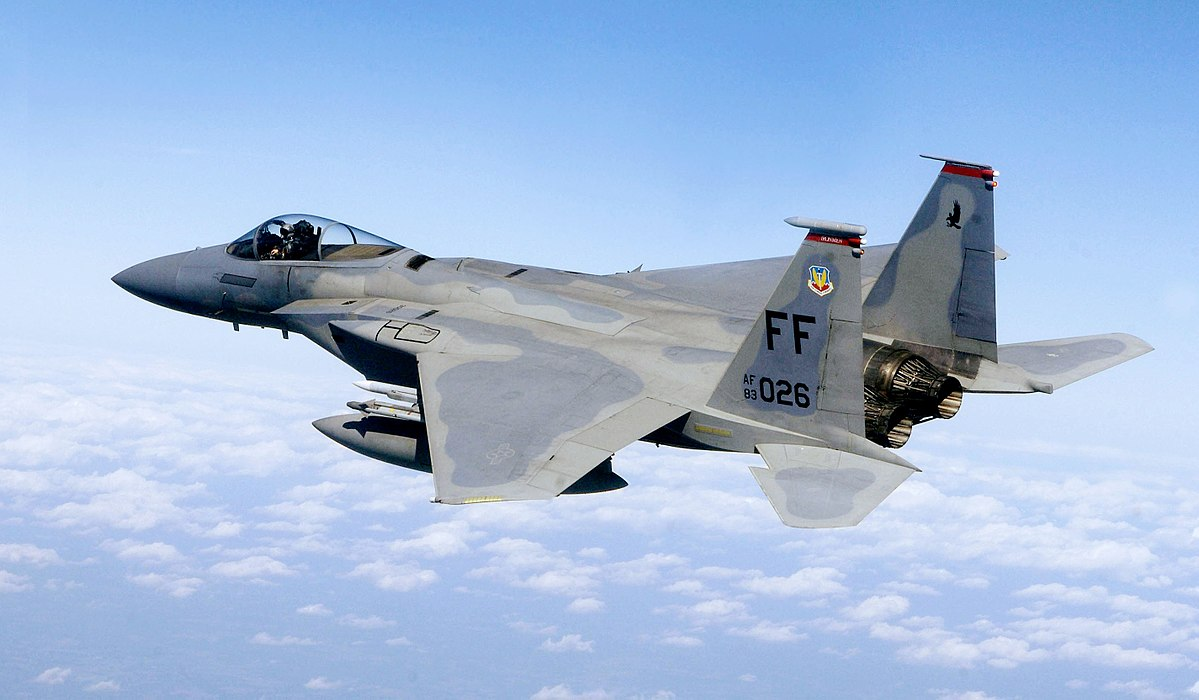
#> input picture f_15.JPG, 1199 x 700 px
$ python testing.py
#> lines starting #> are read from the running program, lines starting #| are printed output that depends on the picture
import numpy as np
from numpy.lib.stride_tricks import sliding_window_view
import cv2

def main():

    kernel_horizontal = np.array([[-1, -1, -1],
                               [0, 0, 0],
                               [1, 1, 1]])

    kernel_vertical = np.array([[-1, 0, 1],
                               [-1, 0, 1],
                               [-1, 0, 1]])


    # prepare the image and kernels
    test_img = cv2.imread("f_15.JPG")
#> test_img is the input picture: shape (700, 1199, 3); mean B, G, R 219, 186.6, 163
    kernels_horizontal = [kernel_horizontal for i in range(test_img.shape[-1])]
    kernels_vertical = [kernel_vertical for i in range(test_img.shape[-1])]

    # obtain separate feature maps
    feature_maps1 = prepareFeatureMaps(test_img)
#> in prepareFeatureMaps, `feature_maps = [fm for fm in np.dsplit(image, image.shape[-1])]`: feature_maps = 3 items
#> feature_maps1 = 3 items

    # convolve each layer
    convolved_horizontal = convolveMatrices(feature_maps1, kernels_horizontal)
#> the loop in convolveMatrices, `for fmap, kernel in zip(feature_maps, kernels):` made 3 passes
#> pass 1, in convolve, `output = summed.reshape((feature_map.shape[0] + 1 - kernel.shape[0]), ..`:
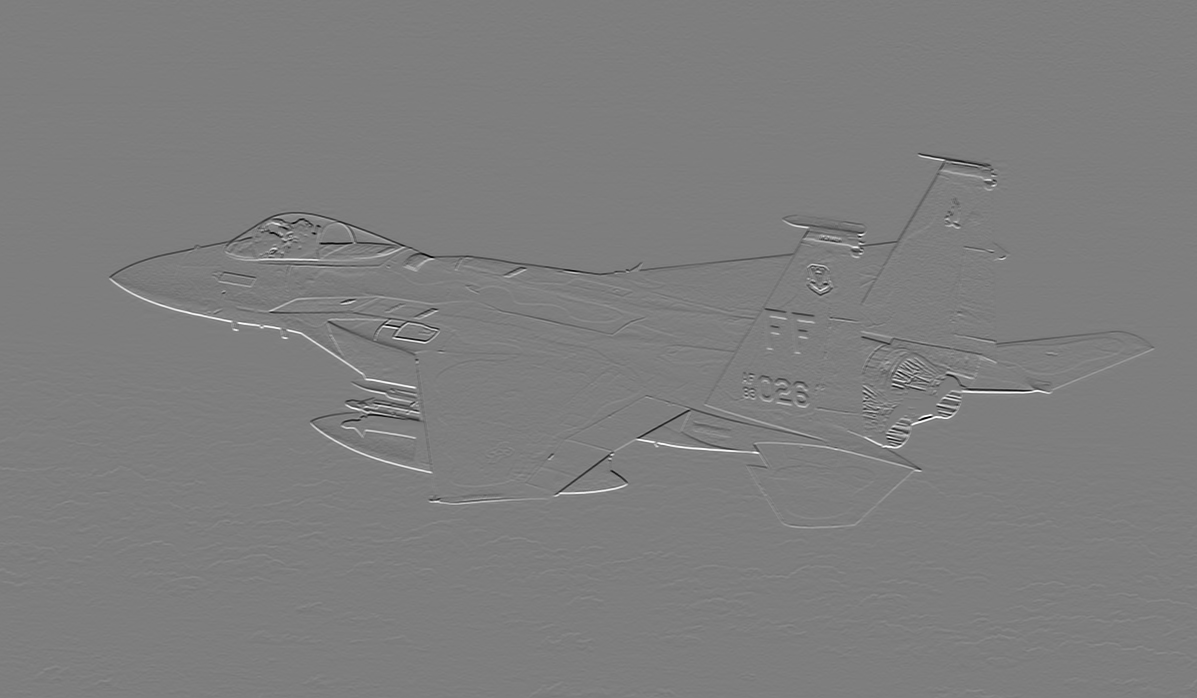
#> output: shape (698, 1197) int64; min -747, max 760, mean -0.1; drawn with min black and max white
#> convolved_horizontal = 3 items
    # convolve each layer
    convolved_vertical = convolveMatrices(feature_maps1, kernels_vertical)
#> the loop in convolveMatrices (call 2), `for fmap, kernel in zip(feature_maps, kernels):` made 3 passes
#> convolved_vertical = 3 items

    # turn the output into an image to evaluate
    stacked_horizontal = np.dstack(convolved_horizontal)
    # turn the output into an image to evaluate
    stacked_vertical = np.dstack(convolved_vertical)

    # save the images
    cv2.imwrite("horizontal_kernel_conv2.PNG", stacked_horizontal)
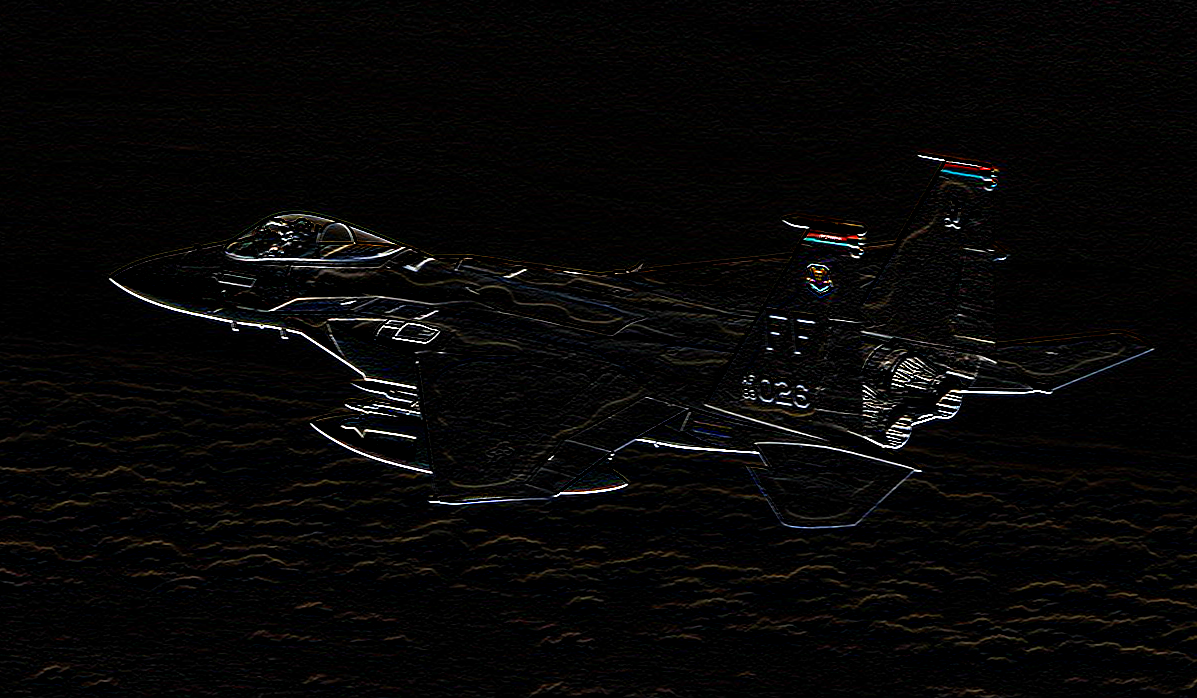
#> saved as horizontal_kernel_conv2.PNG: shape (698, 1197, 3); mean B, G, R 6.4, 6.6, 7.2
    cv2.imwrite("vertical_kernel_conv2.PNG", stacked_vertical)
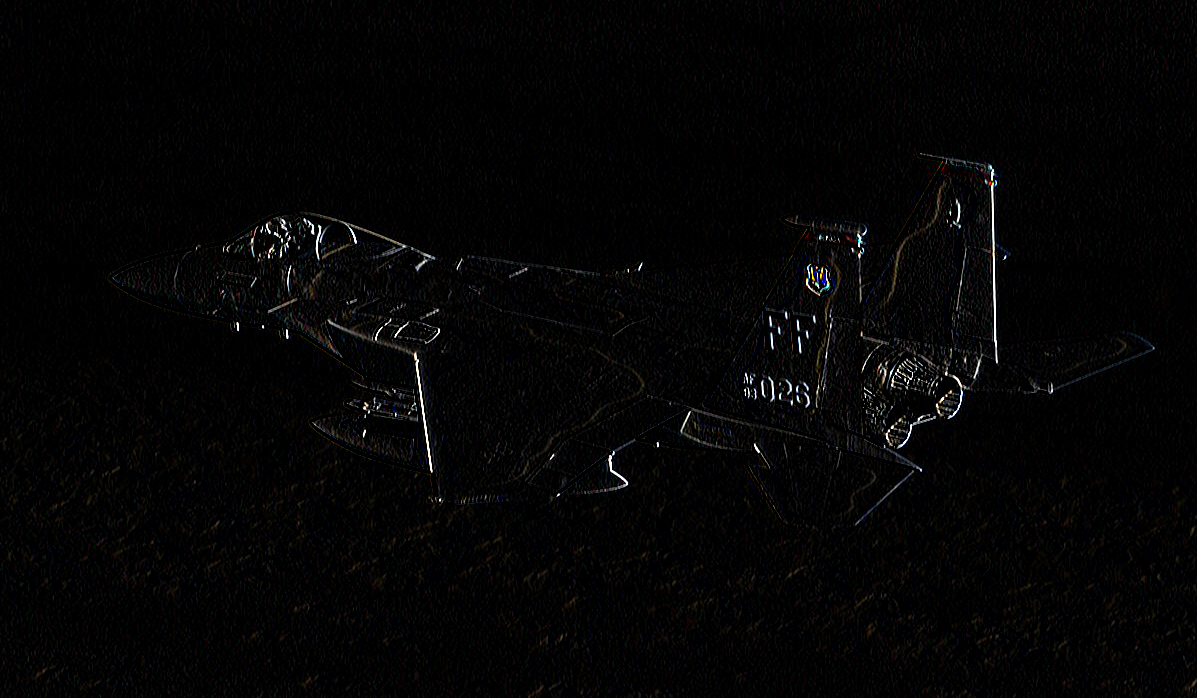
#> saved as vertical_kernel_conv2.PNG: shape (698, 1197, 3); mean B, G, R 4.4, 4.3, 4.5


def convolveMatrices(feature_maps, kernels):

    # The arrays resulting from the convolution will be stored here
    outputs = []
    # convolve each feature map (color channel in the image)
    for fmap, kernel in zip(feature_maps, kernels):
        outputs.append(convolve(fmap.reshape(fmap.shape[0], fmap.shape[1]), kernel))

    return outputs

def prepareFeatureMaps(image):
    # extract the feature maps: in an image this will be usually 3 layers for each color channel
    feature_maps = [fm for fm in np.dsplit(image, image.shape[-1])]
    return feature_maps

def convolve(feature_map, kernel):

    # Also known as rolling or moving window, the window slides across all dimensions
    # of the array and extracts subsets of the array at all window positions.
    # safe function to operate on a multidimensional array for
    # sliding a window and performing computations on that window
    multiplied = sliding_window_view(feature_map, kernel.shape) * kernel

    # perform summing at the internal, first level of the dimension
    # needs to be reshaped first

    # reshape(depth, windows_in_inputs, cells_in_kernels)
    # depth - the dimensionality tackled by the function
    # windows_in_inputs - the end number of windows (to how many spots the kernel will be overlaid)
    # cells_in_kernels - the number of individual values within a kernel


    to_be_summed = multiplied.reshape((feature_map.shape[0] + 1 - kernel.shape[0]) * (feature_map.shape[1] + 1 - kernel.shape[1]), kernel.shape[0] * kernel.shape[1])

    # perform summing for each array of a single cell's values
    summed = to_be_summed.sum(axis=1)

    # to produce readable feature maps (which will be the convolved feature maps of the previous layer)
    # the array must be reshaped: the number of these will be the same as the number of feature maps
    # the number of rows will be the number of rows of the input - 1 (as the multiplication always shares a row)
    # and the number of columns will be the number of columns of the input
    # - 1 (as the multiplication always shares a column)
    output = summed.reshape((feature_map.shape[0] + 1 - kernel.shape[0]), (feature_map.shape[1] + 1 - kernel.shape[1]))

    return output


if __name__ == "__main__":
    main()

$ run again, with Plac_Napoleona.jpg copied over f_15.JPG
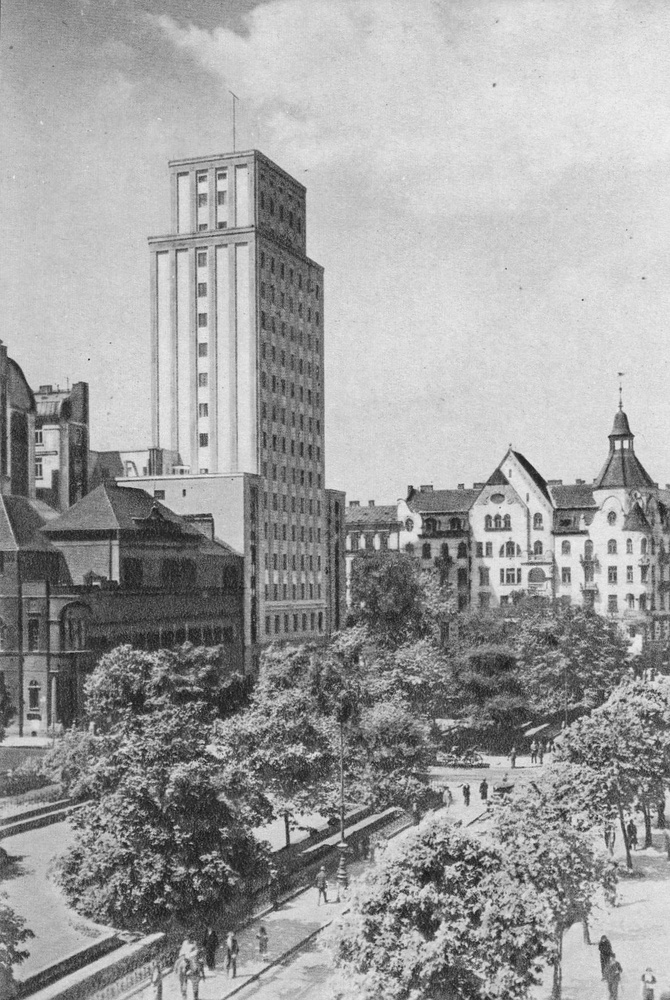
#> input picture Plac_Napoleona.jpg, 670 x 1000 px, shrunk from 1175 x 1754 before the run
#> in main, test_img is the input picture: shape (1000, 670, 3); min 17, max 244, mean 158.9
#> feature_maps = 3 items
#> the loop in convolveMatrices, `for fmap, kernel in zip(feature_maps, kernels):` made 3 passes
#> the loop in convolveMatrices (call 2), `for fmap, kernel in zip(feature_maps, kernels):` made 3 passes
#> pass 1, in convolve (call 4), `output = summed.reshape((feature_map.shape[0] + 1 - kernel.shape[0]), ..`:
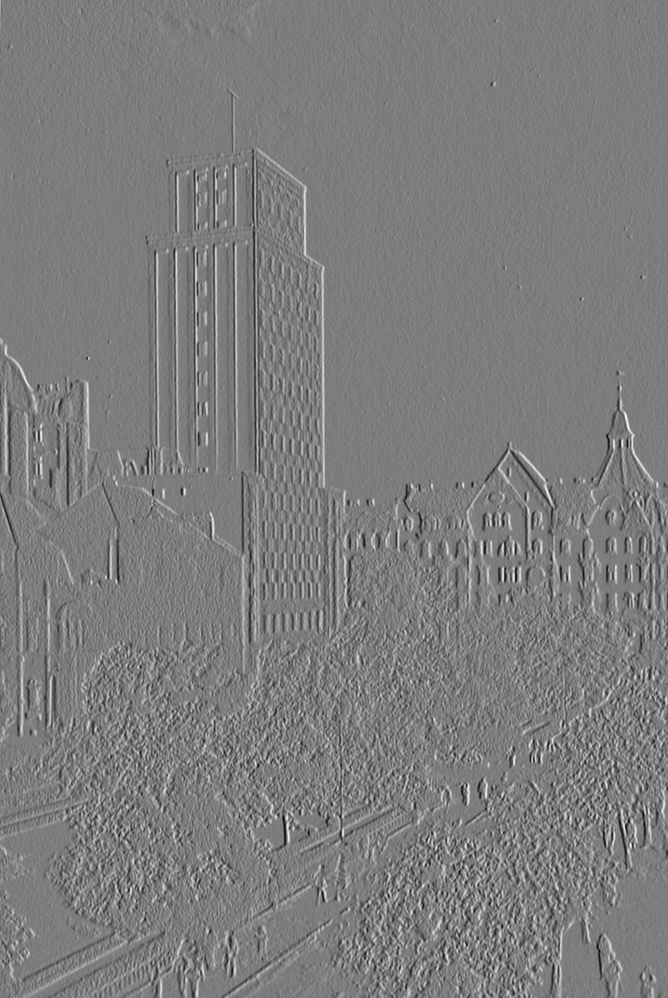
#> output: shape (998, 668) int64; min -457, max 474, mean 0.4; drawn with min black and max white
#> in main, `cv2.imwrite("vertical_kernel_conv2.PNG", stacked_vertical)`:
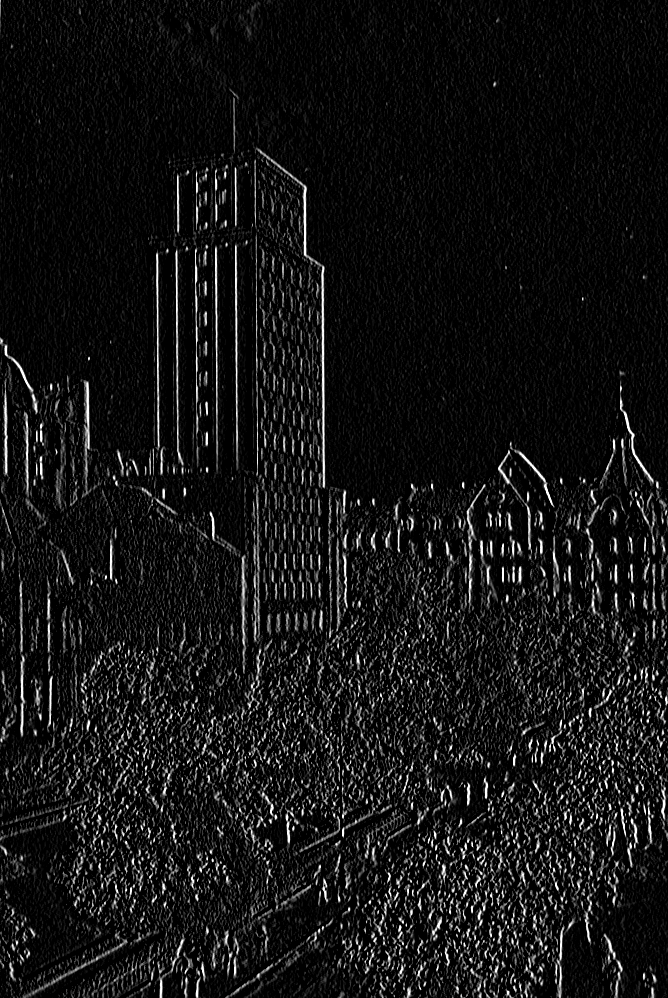
#> saved as vertical_kernel_conv2.PNG: shape (998, 668, 3); min 0, max 255, mean 20.4
